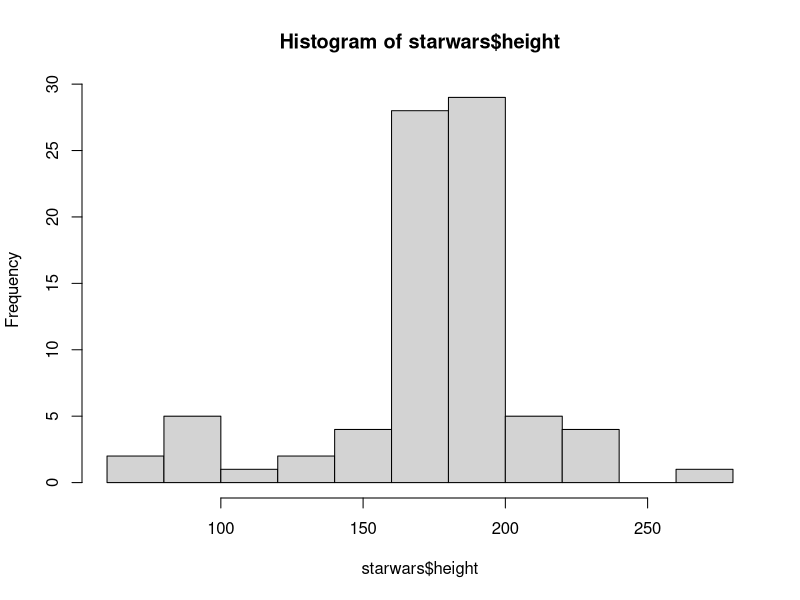

Here is the R script that generated this plot:
## ---- chunk 1
library(dplyr)
## ---- chunk 2
starwars
## ---- chunk 3
mean(starwars$height, na.rm = T)
## ---- chunk 4
hist(starwars$height)
